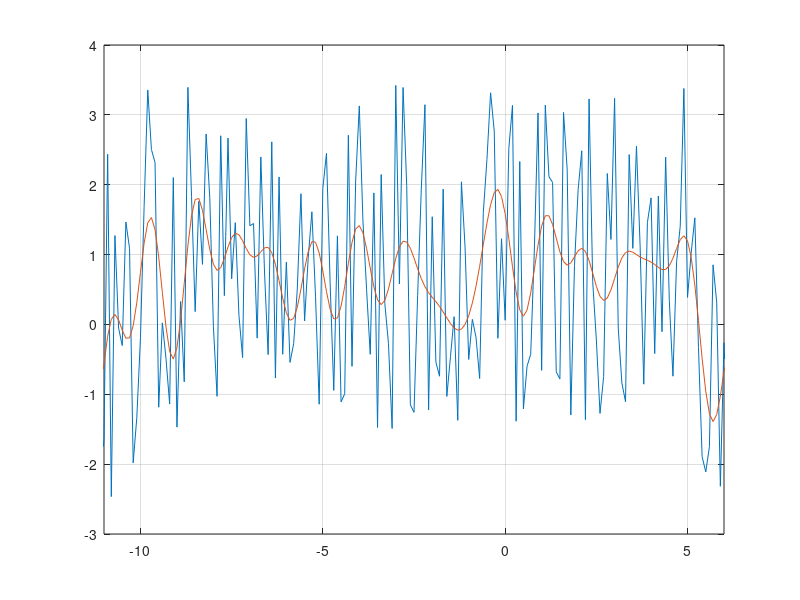

Write the MATLAB code that produced this figure.
a = 1;
t1 = -10;
t2 = 5;
T = 50;
dt = 0.1;
t = -T/2:dt:T/2;
N = length(t);
g = zeros(1,N);
for i = 1:N
    if t(i) < t1 || t(i) > t2
        g(i) = 0;
    else
        g(i) = a;
    end
end
%plot(t, g);
%ylim([-1 a+1]);

c = 0;
b = 5;
u = g + b*(rand(size(t))-0.5) + c*sin(dt);
U = fftshift(fft(u));
n0 = 5;
for i = 1:N
    if t(i) < -n0 || t(i) > n0
        U(i) = 0;
    end
end
plot(t, u)
hold on
    plot(t, ifft(ifftshift(U)))
    grid on
hold off
xlim([t1-1 t2+1]);
